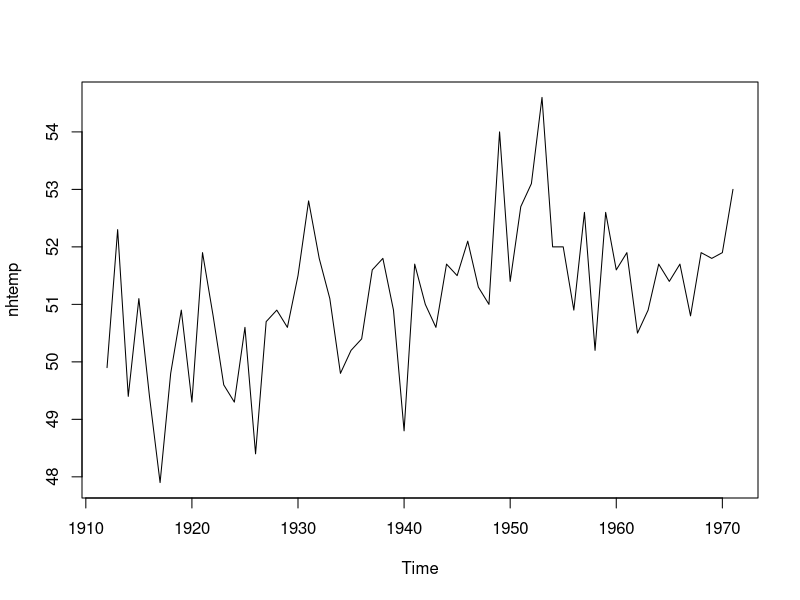
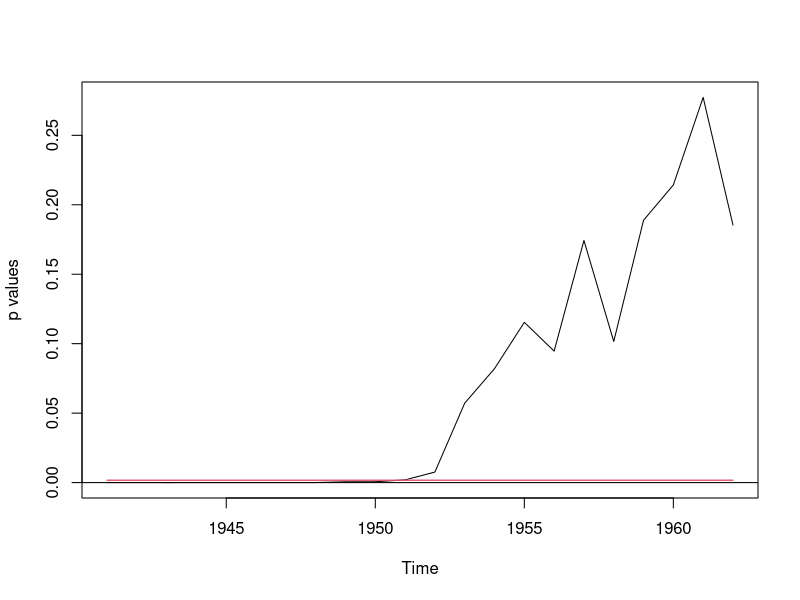

Recreate these plots in R, in order.
library(strucchange)


### Name: boundary.Fstats
### Title: Boundary for F Statistics
### Aliases: boundary.Fstats
### Keywords: regression

### ** Examples

## Load dataset "nhtemp" with average yearly temperatures in New Haven
data("nhtemp")
## plot the data
plot(nhtemp)

## test the model null hypothesis that the average temperature remains
## constant over the years for potential break points between 1941
## (corresponds to from = 0.5) and 1962 (corresponds to to = 0.85)
## compute F statistics
fs <- Fstats(nhtemp ~ 1, from = 0.5, to = 0.85)
## plot the p values without boundary
plot(fs, pval = TRUE, alpha = 0.01)
## add the boundary in another colour
lines(boundary(fs, pval = TRUE, alpha = 0.01), col = 2)
